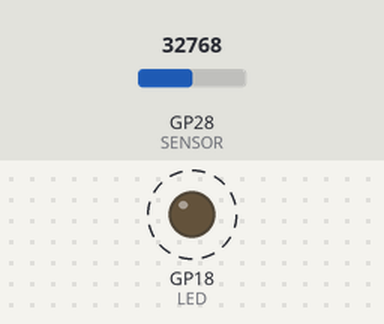
Simulated run of this program. Board: Raspberry Pi Pico running MicroPython. Parts: output pins drawn as LEDs (lit = HIGH). Dashed ring = blinking. The test bench sets the inputs (shaded band); at power-on: GP28 (SENSOR) = 32768 (analog values on the 0–65535 scale). Files the program writes start out absent.

Above: at 0.5 s.
Timing chart, 0 to 3.0 s (numbered marks = the images above):
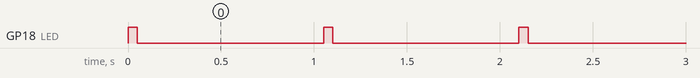

Measured:
- by itself, GP18 (LED): alternates HIGH for 0.05 s and LOW for 1.0 s

The program:

10_2_RaspberryPiPico_datalogger_termistor.py
```python
"""
MICROPYTHON EN PROYECTOS
Beatriz Padín / Adriana Dapena
Capítulo 10: Data logger
---------------------------------------
Se registra la temperatura medida por el termistor (Raspberry Pi Pico).
Los datos se guardan en un archivo.
El led parapadea cada vez que se toma una medida.
TERMISTOR:
- Termistor NTC de 10 kΩ a 25 ℃ / 298.15 K, con B = 3950 K.
- El termistor está conectado en serie con una resistencia de 10 kΩ.
- https://learn.adafruit.com/thermistor/using-a-thermistor
"""

from machine import Pin, ADC
from time import sleep, sleep_ms
from math import log
import os


# Led en el GPIO 18
LED = Pin(18, Pin.OUT, value=0)

# Termistor en el GPIO28
SENSOR = ADC(Pin(28))

# Características del termistor
T0 = 298.15
R0 = 10000
B = 3950

# Resistencia del divisor de voltaje
Rs = 10000

# Tiempo entre medidas (s)
INTERVALO = 1

# Nombre del archivo de datos
nombre = "datos"
extension = "csv"
ARCHIVO = nombre + "." + extension
i = 1
while ARCHIVO in os.listdir():
    ARCHIVO = "{}({}).{}".format(nombre, i, extension)
    i += 1


def medir_temperatura():
    """
    Devuelve la temperatura medida por el termistor
    en grados centígrados.
    """
    # Lectura del ADC (valor bruto)
    lectura = SENSOR.read_u16()
    # Resistencia
    R = Rs/(65535/lectura - 1)
    # Temperatura (en kelvins)
    T = 1/(1/T0 + 1/B*log(R/R0))
    # Temperatura (en grados centígrados)
    T = T - 273.15
    return round(T, 1)


def escribir_temperatura():
    """
    Escribe en un archivo la temperatura
    medida por el termistor.
    """
    with open(ARCHIVO, "a") as archivo:
        archivo.write(str(medir_temperatura()))
        archivo.write("\n")


def parpadeo():
    """
    Enciende y apaga el led cada 50 ms.
    """
    LED.value(1)
    sleep_ms(50)
    LED.value(0)


while True:
    parpadeo()
    escribir_temperatura()
    sleep(INTERVALO)
```
